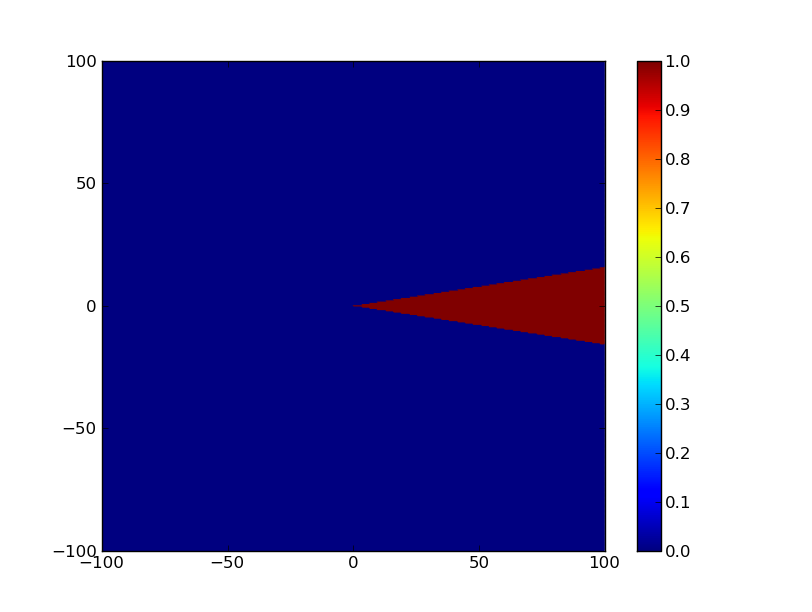

This chart was generated by the following Python code:
#!/usr/bin/python

from pylab import *
import mpl_toolkits.mplot3d.axes3d as p3

x = arange(-100, 100, 0.5)
y = arange(-100, 100, 0.5)

X,Y = meshgrid(x,y)

alpha = math.pi/20
ANGLE = angle(X + Y*1j)
Z = (abs(ANGLE) < alpha)

fig = figure()
pcolor(X,Y,Z)
colorbar()
show()
